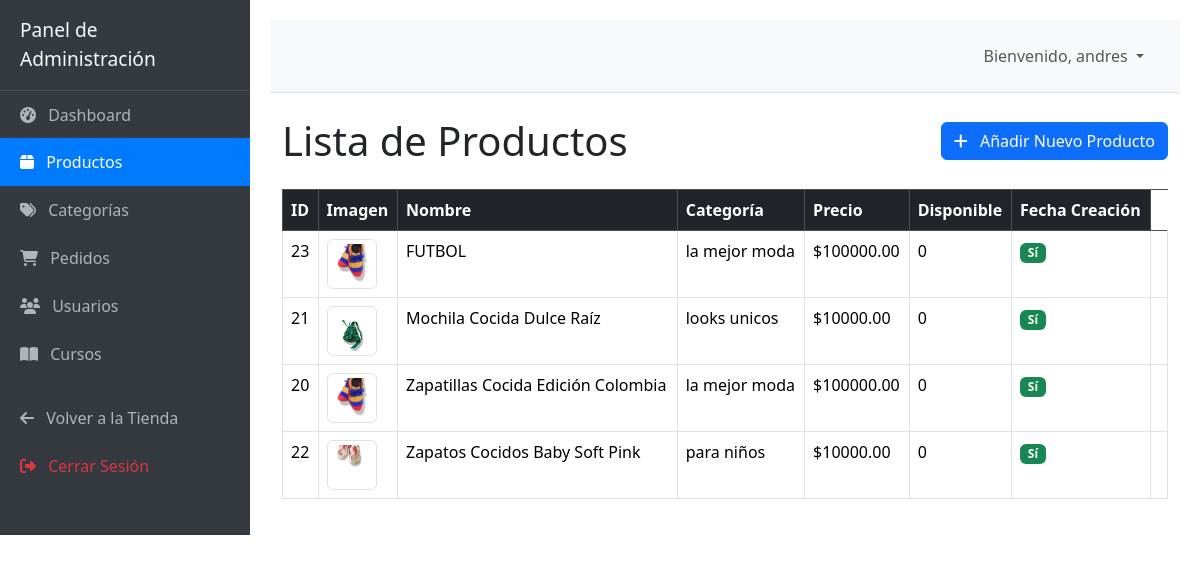
The app's page /dashboard/productos/ (signed in), older data.
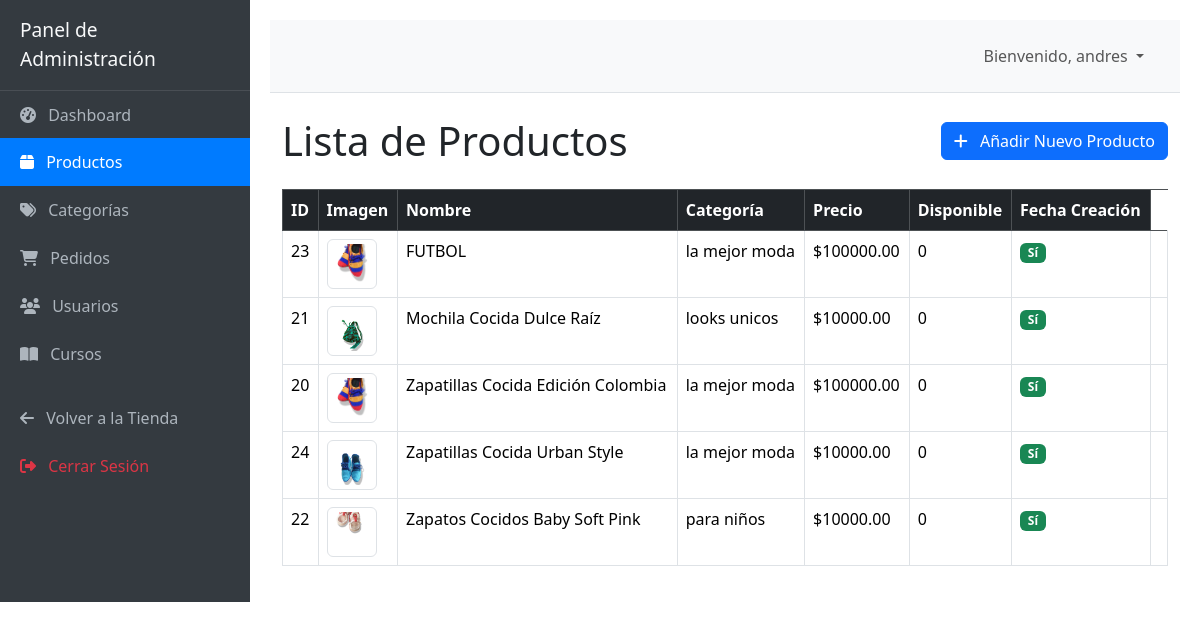
The same page, newer data.
### productos/models.py (models this page shows, shortened)
class Producto(models.Model):
    categoria = models.ForeignKey(Categoria, related_name='productos', on_delete=models.CASCADE)
    nombre = models.CharField(max_length=200)
    slug = models.SlugField(max_length=200, unique=True, help_text="URL amigable (ej: zapato-flor)")
    descripcion = models.TextField()
    precio = models.DecimalField(max_digits=10, decimal_places=2)
    imagen_principal = models.ImageField(upload_to='productos/', blank=True, null=True, help_text="Imagen principal del producto")
    stock = models.PositiveIntegerField(default=0)
    disponible = models.BooleanField(default=True)
    creado = models.DateTimeField(auto_now_add=True)
    actualizado = models.DateTimeField(auto_now=True)
    FONDO_CHOICES = [
        ('fondo_zapatos_rosados.png', 'Zapatos Rosados'),
        ('tarjeta4.png', 'Tarjeta 4'),
        ('tarjeta5.png', 'Tarjeta 5'),
        ('tarjeta7.png', 'Tarjeta 7'),
        ('tarjeta8.png', 'Tarjeta 8'),
    ]
    imagen_fondo = models.CharField(
        max_length=64,
        choices=FONDO_CHOICES,
        default='fondo_zapatos_rosados.png',
        help_text="Imagen de fondo de la tarjeta del producto (elige una de las imágenes del proyecto)"
    )
    class Meta:
        ordering = ['-creado']
        index_together = (('id', 'slug'),)

class Categoria(models.Model):
    nombre = models.CharField(max_length=100, unique=True)
    slug = models.SlugField(max_length=100, unique=True, help_text="URL amigable (ej: zapatos-mujer)")
    descripcion = models.TextField(blank=True, null=True)
    FONDO_CHOICES = [
        ('imagen1defondo.png', 'tarjetas'),
        ('tarjeta1.png', 'tarjeta1'),
        ('tarjeta2.png', 'tarjeta2'),
        ('tarjeta3.png', 'tarjeta3'),
    ]
    imagen_fondo = models.CharField(
        max_length=64,
        choices=FONDO_CHOICES,
        default='fondo.png',
        help_text="Imagen de fondo de la tarjeta (elige una de las imágenes del proyecto)"
    )
    imagen_principal = models.ImageField(upload_to='productos_categoria/', blank=True, null=True, help_text="Imagen principal del producto para mostrar en la tarjeta de la categoría")
    class Meta:
        verbose_name_plural = "Categorías"
        ordering = ['nombre']

### core/views.py (the view)
# urls.py: path('dashboard/productos/', views.producto_lista_admin, name='producto_lista_admin'),
@admin_required(login_url='core:login')
def producto_lista_admin(request):
    productos = Producto.objects.all().order_by('nombre')
    context = {
        'productos': productos,
        'titulo_pagina': 'Administrar Productos',
    }
    return render(request, 'core/dashboard_productos_lista.html', context)

### core/context_processors.py (called while the page is built)
def cart_item_count(request):
    cart = request.session.get('cart', {})
    total_items = sum(item_data.get('cantidad', 0) for item_data in cart.values())
    return {'cart_item_count': total_items}

### core/views.py (called while the page is built)
def is_admin_user(user):
    if user.is_authenticated:
        return user.is_staff or user.is_superuser or user.groups.filter(name='Administradores').exists()
    return False

### core/templates/core/dashboard_productos_lista.html
{% extends 'core/dashboard_base.html' %}
{% block dashboard_content %}
<div class="d-flex justify-content-between align-items-center mb-4">
    <h1 class="mb-0">Lista de Productos</h1>
    <a href="{% url 'core:producto_crear_admin' %}" class="btn btn-primary">
        <i class="fas fa-plus me-2"></i> Añadir Nuevo Producto
    </a>
</div>
<div class="table-responsive">
    <table class="table table-hover table-bordered">
        <thead class="table-dark">
            <tr>
                <th>ID</th>
                <th>Imagen</th>
                <th>Nombre</th>
                <th>Categoría</th>
                <th>Precio</th>
                <th>Disponible</th>
                <th>Fecha Creación</th>
            </tr>
        </thead>
        <tbody>
            {% for producto in productos %}
            <tr>
                <td>{{ producto.id }}</td>
                <td>
                    {% if producto.imagen_principal %}
                        <img src="{{ producto.imagen_principal.url }}" alt="{{ producto.nombre }}" class="img-thumbnail" style="width: 50px; height: 50px; object-fit: cover;">
                    {% else %}
                        <img src="https://via.placeholder.com/50?text=No+Img" alt="Sin imagen" class="img-thumbnail" style="width: 50px; height: 50px; object-fit: cover;">
                    {% endif %}
                </td>
                <td>{{ producto.nombre }}</td>
                <td>{{ producto.categoria.nombre|default:"Sin Categoría" }}</td>
                <td>${{ producto.precio|floatformat:2 }}</td>
                <td>{{ producto.stock }}</td>
                <td>
                    {% if producto.disponible %}
                        <span class="badge bg-success">Sí</span>
                    {% else %}
                        <span class="badge bg-danger">No</span>
                    {% endif %}
                </td>
                <td>{{ producto.fecha_creacion|date:"Y-m-d H:i" }}</td>
            </tr>
            {% empty %}
            <tr>
                <td colspan="9" class="text-center">No hay productos registrados. <a href="{% url 'core:producto_crear_admin' %}">¡Crea uno ahora!</a></td>
            </tr>
            {% endfor %}
        </tbody>
    </table>
</div>
{% endblock %}

Row changes from the older to the newer data that the page shows:
added Producto: id "24", imagen_principal (picture), nombre "Zapatillas Cocida Urban Style", categoria.nombre "la mejor moda", precio "10000.00", stock "0", disponible "Sí"
